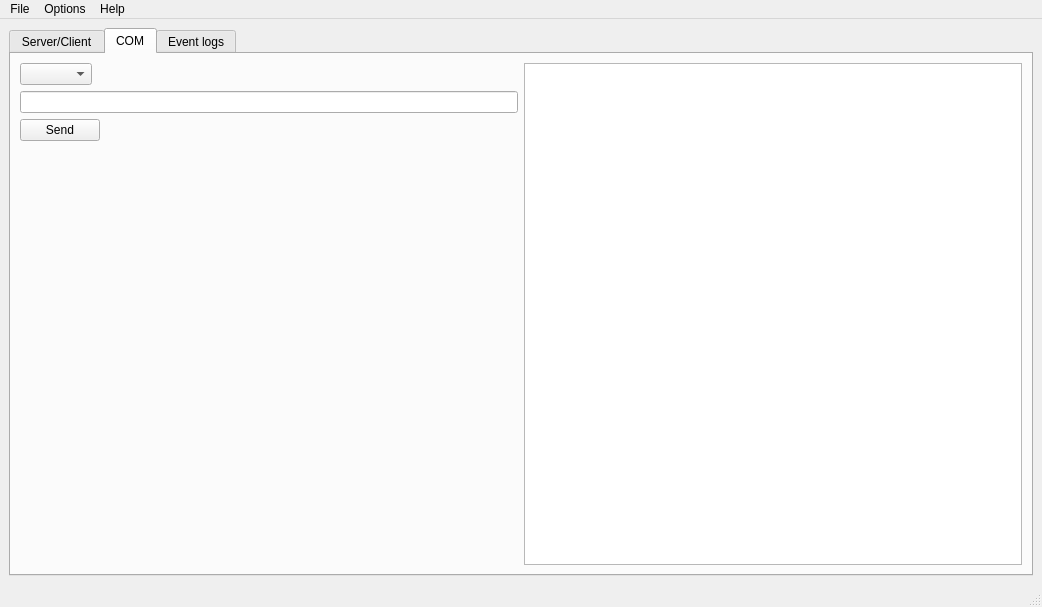
<?xml version="1.0" encoding="UTF-8"?>
<ui version="4.0">
 <class>MainWindow</class>
 <widget class="QMainWindow" name="MainWindow">
  <property name="geometry">
   <rect>
    <x>0</x>
    <y>0</y>
    <width>1042</width>
    <height>607</height>
   </rect>
  </property>
  <property name="windowTitle">
   <string>VCenter Monitor</string>
  </property>
  <property name="windowIcon">
   <iconset>
    <normaloff>icon/Activity Monitor (1).png</normaloff>icon/Activity Monitor (1).png</iconset>
  </property>
  <widget class="QWidget" name="centralwidget">
   <layout class="QHBoxLayout" name="horizontalLayout_3">
    <item>
     <widget class="QTabWidget" name="tabWidget">
      <property name="tabPosition">
       <enum>QTabWidget::North</enum>
      </property>
      <property name="currentIndex">
       <number>1</number>
      </property>
      <widget class="QWidget" name="tabConnection">
       <attribute name="title">
        <string>Server/Client</string>
       </attribute>
       <layout class="QVBoxLayout" name="verticalLayout">
        <item>
         <widget class="QWidget" name="widget_2" native="true">
          <layout class="QGridLayout" name="gridLayout_3">
           <item row="0" column="0">
            <layout class="QHBoxLayout" name="horizontalLayout">
             <item>
              <widget class="QPushButton" name="pushButton_2">
               <property name="cursor">
                <cursorShape>PointingHandCursor</cursorShape>
               </property>
               <property name="text">
                <string>Start</string>
               </property>
               <property name="icon">
                <iconset resource="resource.qrc">
                 <normaloff>:/icon/icon/turn_on_off_power-32.png</normaloff>:/icon/icon/turn_on_off_power-32.png</iconset>
               </property>
              </widget>
             </item>
             <item>
              <widget class="QPushButton" name="pushButton">
               <property name="cursor">
                <cursorShape>PointingHandCursor</cursorShape>
               </property>
               <property name="text">
                <string>Stop</string>
               </property>
               <property name="icon">
                <iconset resource="resource.qrc">
                 <normaloff>:/icon/icon/turn_off_on_power-32.png</normaloff>:/icon/icon/turn_off_on_power-32.png</iconset>
               </property>
              </widget>
             </item>
             <item>
              <widget class="QPushButton" name="pushButton_4">
               <property name="cursor">
                <cursorShape>PointingHandCursor</cursorShape>
               </property>
               <property name="text">
                <string>Settings</string>
               </property>
               <property name="icon">
                <iconset resource="resource.qrc">
                 <normaloff>:/icon/icon/seo2-18-32.png</normaloff>:/icon/icon/seo2-18-32.png</iconset>
               </property>
              </widget>
             </item>
             <item>
              <spacer name="horizontalSpacer_2">
               <property name="orientation">
                <enum>Qt::Horizontal</enum>
               </property>
               <property name="sizeHint" stdset="0">
                <size>
                 <width>40</width>
                 <height>20</height>
                </size>
               </property>
              </spacer>
             </item>
            </layout>
           </item>
           <item row="1" column="0">
            <widget class="QListView" name="listView"/>
           </item>
          </layout>
         </widget>
        </item>
       </layout>
      </widget>
      <widget class="QWidget" name="tab">
       <attribute name="title">
        <string>COM</string>
       </attribute>
       <layout class="QGridLayout" name="gridLayout">
        <item row="0" column="0">
         <layout class="QHBoxLayout" name="horizontalLayout_5">
          <item>
           <layout class="QVBoxLayout" name="verticalLayout_3">
            <item>
             <layout class="QVBoxLayout" name="verticalLayout_2">
              <item>
               <widget class="QComboBox" name="comboBox">
                <property name="sizePolicy">
                 <sizepolicy hsizetype="Fixed" vsizetype="Fixed">
                  <horstretch>0</horstretch>
                  <verstretch>0</verstretch>
                 </sizepolicy>
                </property>
               </widget>
              </item>
              <item>
               <layout class="QHBoxLayout" name="horizontalLayout_4">
                <item>
                 <widget class="QLineEdit" name="lineEdit"/>
                </item>
               </layout>
              </item>
             </layout>
            </item>
            <item>
             <layout class="QHBoxLayout" name="horizontalLayout_6">
              <item>
               <widget class="QPushButton" name="pushButton_5">
                <property name="sizePolicy">
                 <sizepolicy hsizetype="Minimum" vsizetype="Fixed">
                  <horstretch>0</horstretch>
                  <verstretch>0</verstretch>
                 </sizepolicy>
                </property>
                <property name="text">
                 <string>Send</string>
                </property>
                <property name="icon">
                 <iconset resource="resource.qrc">
                  <normaloff>:/icon/icon/17-48.png</normaloff>:/icon/icon/17-48.png</iconset>
                </property>
                <property name="autoDefault">
                 <bool>false</bool>
                </property>
                <property name="default">
                 <bool>false</bool>
                </property>
                <property name="flat">
                 <bool>false</bool>
                </property>
               </widget>
              </item>
              <item>
               <spacer name="horizontalSpacer_3">
                <property name="orientation">
                 <enum>Qt::Horizontal</enum>
                </property>
                <property name="sizeHint" stdset="0">
                 <size>
                  <width>40</width>
                  <height>20</height>
                 </size>
                </property>
               </spacer>
              </item>
             </layout>
            </item>
            <item>
             <spacer name="verticalSpacer">
              <property name="orientation">
               <enum>Qt::Vertical</enum>
              </property>
              <property name="sizeHint" stdset="0">
               <size>
                <width>20</width>
                <height>40</height>
               </size>
              </property>
             </spacer>
            </item>
           </layout>
          </item>
          <item>
           <widget class="QTextEdit" name="textEdit"/>
          </item>
         </layout>
        </item>
       </layout>
      </widget>
      <widget class="QWidget" name="tab_2">
       <attribute name="title">
        <string>Event logs</string>
       </attribute>
       <layout class="QGridLayout" name="gridLayout_2">
        <item row="0" column="0">
         <layout class="QHBoxLayout" name="horizontalLayout_2">
          <item>
           <widget class="QDateTimeEdit" name="dateTimeEdit_2"/>
          </item>
          <item>
           <widget class="QDateTimeEdit" name="dateTimeEdit"/>
          </item>
          <item>
           <widget class="QPushButton" name="pushButton_3">
            <property name="text">
             <string>Search</string>
            </property>
            <property name="icon">
             <iconset resource="resource.qrc">
              <normaloff>:/icon/icon/Search-48.png</normaloff>:/icon/icon/Search-48.png</iconset>
            </property>
           </widget>
          </item>
          <item>
           <spacer name="horizontalSpacer">
            <property name="orientation">
             <enum>Qt::Horizontal</enum>
            </property>
            <property name="sizeHint" stdset="0">
             <size>
              <width>40</width>
              <height>20</height>
             </size>
            </property>
           </spacer>
          </item>
         </layout>
        </item>
        <item row="1" column="0">
         <widget class="QListView" name="listView_2"/>
        </item>
       </layout>
      </widget>
     </widget>
    </item>
   </layout>
  </widget>
  <widget class="QMenuBar" name="menubar">
   <property name="geometry">
    <rect>
     <x>0</x>
     <y>0</y>
     <width>1042</width>
     <height>21</height>
    </rect>
   </property>
   <widget class="QMenu" name="menuFile">
    <property name="title">
     <string>File</string>
    </property>
    <addaction name="actionStart"/>
    <addaction name="actionStop_Server"/>
    <addaction name="actionQuit"/>
   </widget>
   <widget class="QMenu" name="menuAbout">
    <property name="title">
     <string>Help</string>
    </property>
    <addaction name="actionAbout"/>
   </widget>
   <widget class="QMenu" name="menuOptions">
    <property name="title">
     <string>Options</string>
    </property>
   </widget>
   <addaction name="menuFile"/>
   <addaction name="menuOptions"/>
   <addaction name="menuAbout"/>
  </widget>
  <widget class="QStatusBar" name="statusbar"/>
  <action name="actionQuit">
   <property name="icon">
    <iconset resource="resource.qrc">
     <normaloff>:/icon/icon/logout-16.png</normaloff>:/icon/icon/logout-16.png</iconset>
   </property>
   <property name="text">
    <string>Exit</string>
   </property>
   <property name="shortcut">
    <string>Ctrl+Q</string>
   </property>
  </action>
  <action name="actionOptions">
   <property name="text">
    <string>Options</string>
   </property>
  </action>
  <action name="actionAbout">
   <property name="text">
    <string>About</string>
   </property>
  </action>
  <action name="actionStart">
   <property name="icon">
    <iconset resource="resource.qrc">
     <normaloff>:/icon/icon/turn_on_off_power-16.png</normaloff>:/icon/icon/turn_on_off_power-16.png</iconset>
   </property>
   <property name="text">
    <string>Start</string>
   </property>
   <property name="shortcut">
    <string/>
   </property>
  </action>
  <action name="actionStop_Server">
   <property name="icon">
    <iconset resource="resource.qrc">
     <normaloff>:/icon/icon/turn_off_on_power-16.png</normaloff>:/icon/icon/turn_off_on_power-16.png</iconset>
   </property>
   <property name="text">
    <string>Stop</string>
   </property>
   <property name="shortcut">
    <string>Ctrl+Alt+T</string>
   </property>
  </action>
 </widget>
 <resources>
  <include location="resource.qrc"/>
 </resources>
 <connections/>
</ui>
